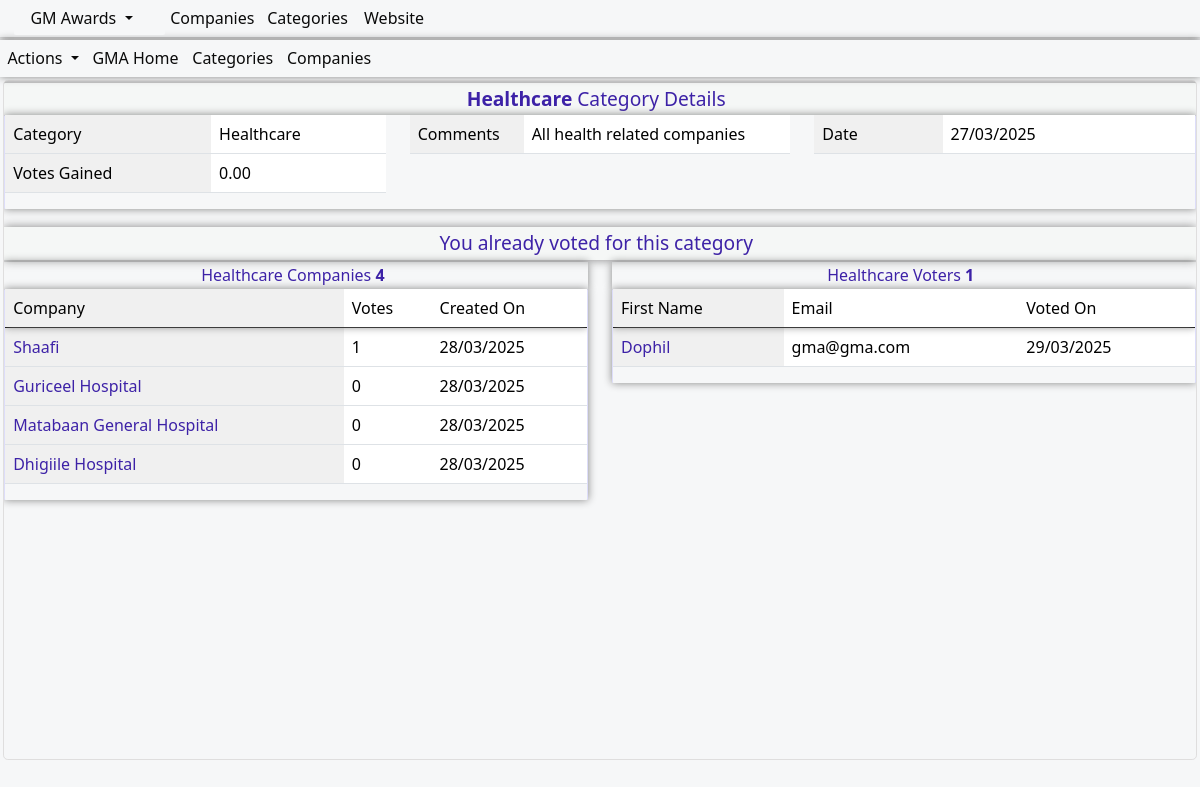
/Category/Details/11/ (signed in), run on an earlier commit of the app's database.
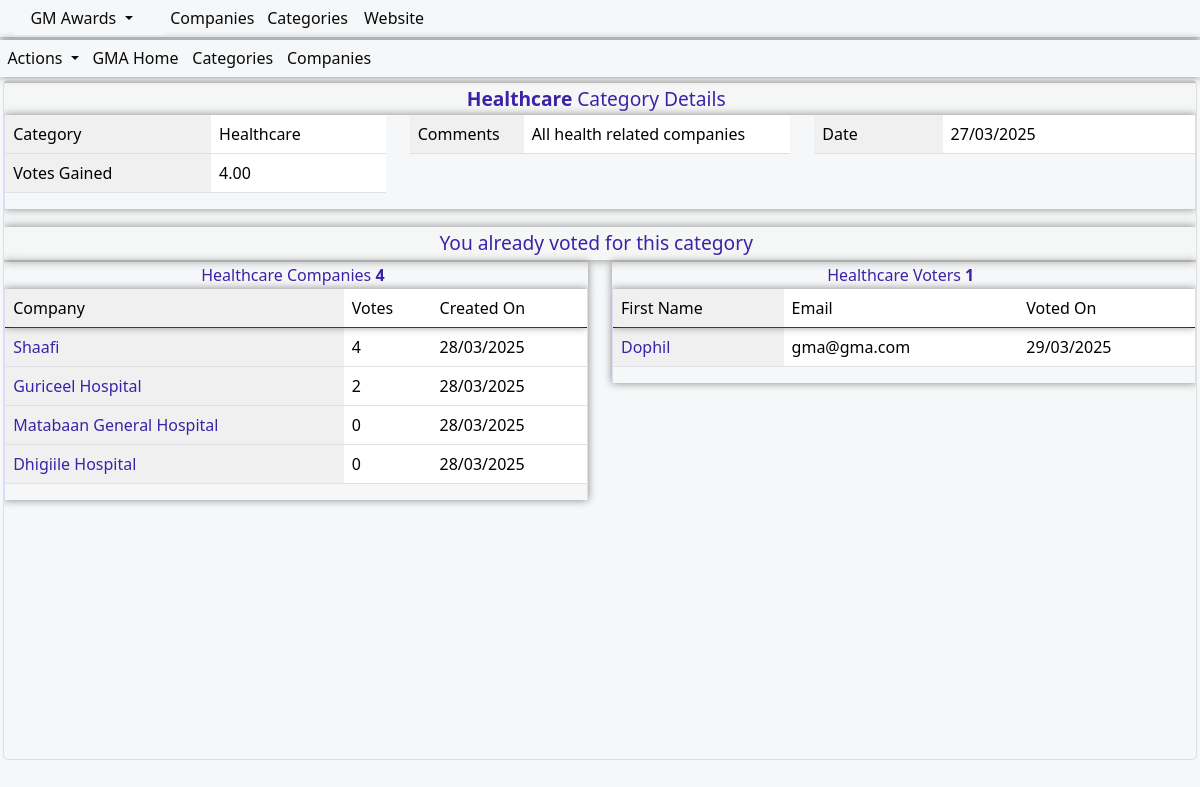
And on a later commit of the database.
### awards/models.py (models this page shows, shortened)
class CategoriesModel(models.Model):
    name= models.CharField(max_length=30,blank=False,null=True)
    comments= models.CharField(null=True, blank=True, max_length=30)
    date=models.DateField(blank=True,null=True,auto_now_add=True)
    voter= models.ManyToManyField(User,related_name='votercategories',blank=True)
    votes=models.IntegerField(blank=True,null=True,default=0)
    def __str__(self):
        return str(self.name)

class CompaniesModel(models.Model):
    name= models.CharField(max_length=100,blank=False,null=True,unique=True)
    category = models.ForeignKey(CategoriesModel, on_delete=models.PROTECT, related_name='categores',null=False,blank=False)
    comments= models.CharField(null=True, blank=True, max_length=30,default="No Comments")
    date=models.DateField(blank=True,null=True,auto_now_add=True)
    votes=models.IntegerField(blank=True,null=True,default=0)
    voter= models.ManyToManyField(User,related_name='votersusers',blank=True)
    add_date = models.DateField(null=True, blank=True)

### awards/views.py (the view)
# urls.py: path('Category/Details/<int:pk>/', views.categoryDetails, name="categoryDetails"),
@login_required(login_url='loginapp:userLoginPage')
def categoryDetails(request,pk):
    try:
        title="Category Details"
        logged_user=request.user
        allifquery=CategoriesModel.objects.filter(id=pk).first()
        allifqueryset=CompaniesModel.objects.filter(category=allifquery)
        companies_counter=CompaniesModel.objects.filter(category=allifquery).count()
        cat_voters=allifquery.voter.all()
        cat_voters_counter=allifquery.voter.all().count()
        user_voting_status=''
        user_is_admin_owner=False
        if logged_user in cat_voters:
            user_voting_status="You already voted for this category"
        else:
            user_voting_status="You are yet to vote for this category"
        if logged_user.user_category=="owner" or logged_user.user_category=="admin":
            user_is_admin_owner=True
        else:
            user_is_admin_owner=False
        context = {
            "title":title,
            "allifquery":allifquery,
            "allifqueryset":allifqueryset,
            "logged_user":logged_user,
            "cat_voters":cat_voters,
            "cat_voters_counter":cat_voters_counter,
            "companies_counter":companies_counter,
            "user_voting_status":user_voting_status,
            "user_is_admin_owner":user_is_admin_owner,
        }
        return render(request,'awards/categories/category-details.html',context)
    except Exception as ex:
        error_context={'error_message': ex,}
        return render(request,'awards/error/error.html',error_context)

### awards/templates/awards/categories/category-details.html (shortened to what the changed rows need)
{% extends 'awards/base/uimainbase/allifmaaluibase_public.html'%}
{% load humanize %}
{% block body %}
<div class="allifmaal-main-container">
  <div class="allifmaincontainer">
<div class="row mt-12">
  <div class="table-details-content-description"> <strong>{{allifquery}}</strong> Category Details</div>
  <div class="col-md-12">
  <div class="allif-scroll-table">
    <div class="allif-info-tables">
      <div class="row">
  <div class="col-md-4">
      <div class="table-responsive">
      <table class="table table-layout">
      <tbody>
      <tr>
        <td class="allif-fix-table-col">Category</td>
        <td>{{allifquery.name}}</td>
        </tr>
        <tr>
          <td class="allif-fix-table-col">Votes Gained</td>
          <td>{{allifquery.votes|floatformat:2|intcomma}}</td>
          </tr>
        </tbody>
        </table>
      </div>
        </div>
     <div class="col-md-4">
       <div class="allif-details-card table-responsive">
       <table class="table table-layout">
        <tbody>
          <tr>
            <td class="allif-fix-table-col">Comments</td>
            <td>{{allifquery.comments}}</td>
            </tr>
          </tbody>
          </table>
          </div>
          </div>
     <div class="col-md-4">
      <div class="allif-details-card table-responsive">
       <table class="table table-layout">
        <tbody>
          <tr>
            <td class="allif-fix-table-col">Date</td>
            <td>{{allifquery.date|date:'d/m/Y'}}</td>
            </tr>
          </tbody>
          </table>
  </div>
    </div>
    </div>
        </div>
</div>
</div>
</div>
{% if user_is_admin_owner == True %}
<div class="table-details-content-description"> {{user_voting_status}}</div>
<div class="row mt-12">
  <div class="col-md-6">
    <div class="table-content-description"> <a href="" class="allif-table-links"> {{allifquery}} Companies <strong>{{companies_counter}}</strong></a> </div>
  <div class="allif-scroll-table">
    <div class="table-responsive allif-full-table">
    <table class="table table-layout">
      <thead>
        <tr class="allif-table-header-row">
        <td class="allif-fix-table-col">Company</td>
        <td>Votes</td>
        <td>Created On</td>
        </tr>
        </thead>
        <tbody class="allif-table-body">
        {% for item in allifqueryset %}
        <tr data-id="{{item.id}}">
        <td class="allif-fix-table-col"><a class="allif-table-links" href="{% url 'awards:companyDetails' item.id %}">{{item.name}}</a></td>
        <td>{{item.votes}}</td>
        <td>{{item.date|date:'d/m/Y'}}</td>
      </tr>
      {% endfor %}
      </tbody>
    </table>
    </div>
   </div>
</div>
<div class="col-md-6">
  <div class="table-content-description"> <a href="" class="allif-table-links"> {{allifquery}} Voters <strong>{{cat_voters_counter}}</strong></a> </div>
<div class="allif-scroll-table">
  <div class="table-responsive allif-full-table">
  <table class="table table-layout">
    <thead>
      <tr class="allif-table-header-row">
      <td class="allif-fix-table-col">First Name</td>
      <td>Email</td>
      <td>Voted On</td>
      </tr>
      </thead>
      <tbody class="allif-table-body">
      {% for item in cat_voters %}
      <tr data-id="{{item.id}}">
      <td class="allif-fix-table-col"><a class="allif-table-links" href="{% url 'awards:voteDetails' item.id %}">{{item.first_name}}</a></td>
      <td>{{item.email}}</td>
      <td>{{item.date|date:'d/m/Y'}}</td>
    </tr>
    {% endfor %}
    </tbody>
  </table>
  </div>
 </div>
</div>
</div>
{% endif %}
</div>
</div>
   {% endblock %}

What changed in the data, as far as the page shows it:
changed CategoriesModel "Healthcare": votes "0.00" → "4.00"
changed CompaniesModel "Shaafi": votes "1" → "4"
changed CompaniesModel "Guriceel Hospital": votes "0" → "2"
